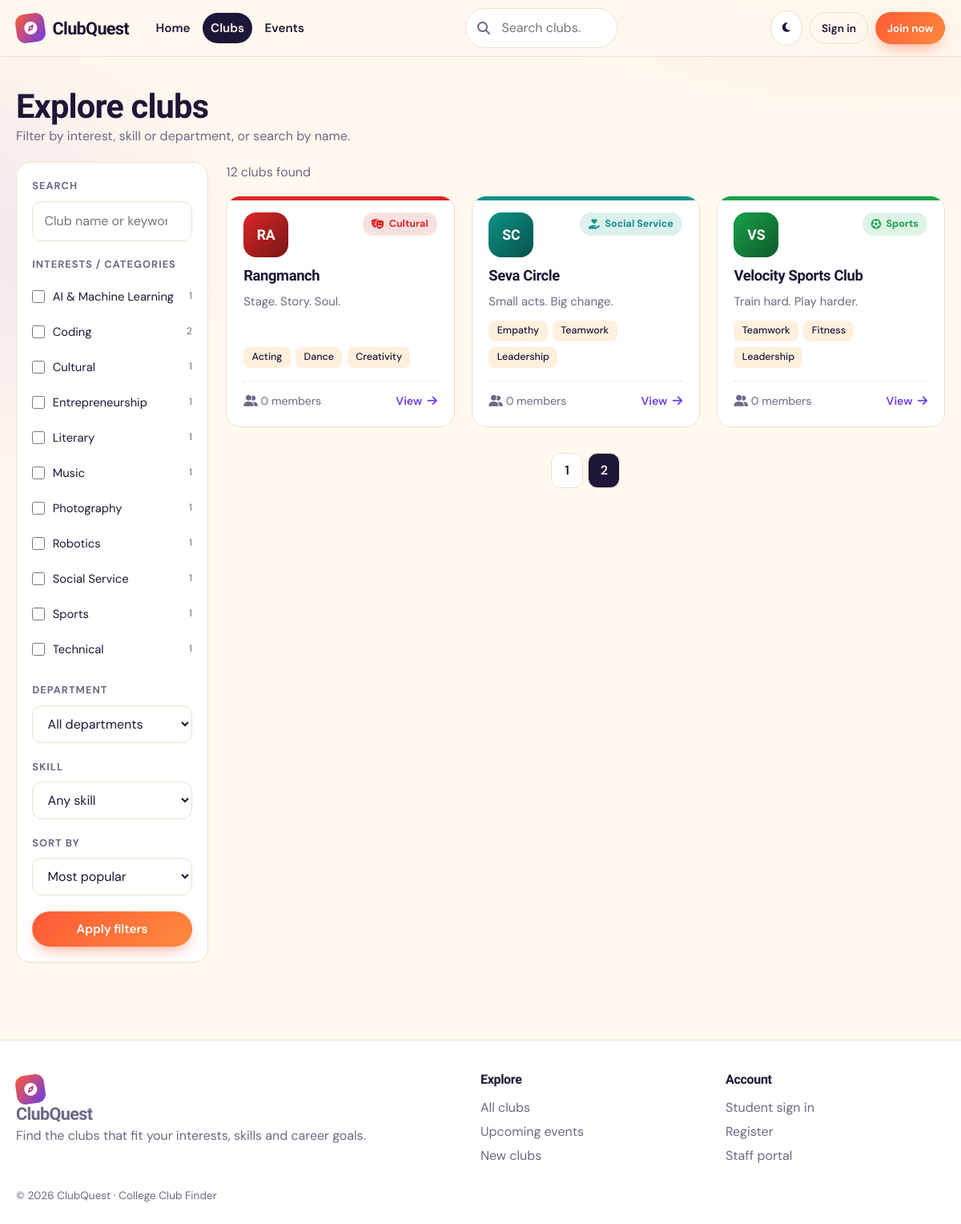
Screenshot of /clubs.php?page=2 with the database file from the repository.
### tables this page shows
CREATE TABLE club_categories (
  id          INT UNSIGNED AUTO_INCREMENT PRIMARY KEY,
  name        VARCHAR(80) NOT NULL UNIQUE,
  slug        VARCHAR(100) NOT NULL UNIQUE,
  icon        VARCHAR(50) NOT NULL DEFAULT 'fa-users',    
  color       VARCHAR(7)  NOT NULL DEFAULT '#6C3CE9',
  description VARCHAR(255) NULL
);

CREATE TABLE clubs (
  id                  INT UNSIGNED AUTO_INCREMENT PRIMARY KEY,
  category_id         INT UNSIGNED NOT NULL,
  coordinator_user_id INT UNSIGNED NULL,
  name                VARCHAR(120) NOT NULL,
  slug                VARCHAR(140) NOT NULL UNIQUE,
  tagline             VARCHAR(160) NULL,
  description         TEXT NOT NULL,
  logo                VARCHAR(255) NULL,
  faculty_coordinator VARCHAR(100) NULL,
  student_coordinator VARCHAR(100) NULL,
  activities          TEXT NULL,               
  requirements        TEXT NULL,
  contact_email       VARCHAR(150) NULL,
  contact_phone       VARCHAR(20)  NULL,
  meeting_info        VARCHAR(200) NULL,
  department          VARCHAR(100) NULL,       
  skills              VARCHAR(300) NULL,       
  coordinator_can_approve TINYINT(1) NOT NULL DEFAULT 1,
  status              ENUM('active','inactive') NOT NULL DEFAULT 'active',
  created_at          TIMESTAMP NOT NULL DEFAULT CURRENT_TIMESTAMP,
  FOREIGN KEY (category_id) REFERENCES club_categories(id) ON DELETE RESTRICT,
  FOREIGN KEY (coordinator_user_id) REFERENCES users(id) ON DELETE SET NULL,
  INDEX idx_clubs_category (category_id),
  INDEX idx_clubs_status (status),
  INDEX idx_clubs_created (created_at),
  FULLTEXT INDEX ft_clubs (name, description)
);

### includes/auth.php (called while the page is built, shortened)
<?php
require_once dirname(__DIR__) . '/config/database.php';
require_once __DIR__ . '/functions.php';
function current_user(): ?array
{
    static $user = false;
    if ($user === false) {
        $user = null;
    }
    return $user;
}

### config/database.php (called while the page is built, shortened)
<?php
function db(): PDO
{
    static $pdo = null;
    if ($pdo === null) {
        $dsn = 'mysql:host=' . DB_HOST . ';port=' . DB_PORT . ';dbname=' . DB_NAME . ';charset=utf8mb4';
        try {
            $pdo = new PDO($dsn, DB_USER, DB_PASS, [
                PDO::ATTR_ERRMODE            => PDO::ERRMODE_EXCEPTION,
                PDO::ATTR_DEFAULT_FETCH_MODE => PDO::FETCH_ASSOC,
                PDO::ATTR_EMULATE_PREPARES   => false,
            ]);
        } catch (PDOException $e) {
            http_response_code(500);
            exit('<h2>Database connection failed.</h2><p>Import <code>database.sql</code> and check <code>config/database.php</code>.</p>');
        }
    }
    return $pdo;
}

### includes/queries.php (called while the page is built, shortened)
<?php
function all_categories(): array
{
    return db()->query('SELECT cat.*, (SELECT COUNT(*) FROM clubs c WHERE c.category_id=cat.id AND c.status="active") AS club_count FROM club_categories cat ORDER BY cat.name')->fetchAll();
}
function find_clubs(array $f, int $limit, int $offset): array
{
    $where = ['c.status="active"'];
    $p = [];
    $order = ['popular' => 'member_count DESC, c.name', 'recent' => 'c.created_at DESC', 'name' => 'c.name'][$f['sort'] ?? 'popular'] ?? 'member_count DESC, c.name';
    $w = implode(' AND ', $where);
    $cnt = db()->prepare("SELECT COUNT(*) FROM clubs c WHERE $w");
    $cnt->execute($p);
    $total = (int)$cnt->fetchColumn();
    $st = db()->prepare(CLUB_SELECT . " WHERE $w ORDER BY $order LIMIT $limit OFFSET $offset");
    $st->execute($p);
    return [$st->fetchAll(), $total];
}

### clubs.php (the view, shortened to what this page needs)
<?php
require_once __DIR__ . '/includes/auth.php';
require_once __DIR__ . '/includes/queries.php';
require_once __DIR__ . '/includes/components.php';
$user = current_user();
$cats = all_categories();
$skills = all_skills();
$filters = [
    'q'     => mb_substr(input('q'), 0, 80),
    'cats'  => array_values(array_filter(array_map('intval', (array)($_GET['cat'] ?? [])))),
    'dept'  => in_array(input('dept'), DEPARTMENTS, true) ? input('dept') : '',
    'skill' => mb_substr(input('skill'), 0, 40),
    'sort'  => in_array(input('sort'), ['popular', 'recent', 'name'], true) ? input('sort') : 'popular',
];
$suggestedMode = input('suggested') === '1' && $user && $user['role'] === 'student';
$perPage = 9;
$page = max(1, input_int('page', 1));
if ($suggestedMode) {
    $rows = suggest_clubs((int)$user['id'], 30);
    $total = count($rows);
    $pg = paginate($total, $perPage, $page);
    $rows = array_slice($rows, $pg['offset'], $perPage);
} else {
    [, $total] = find_clubs($filters, 1, 0);
    $pg = paginate($total, $perPage, $page);
    [$rows] = find_clubs($filters, $perPage, $pg['offset']);
}
$qs = $_GET; unset($qs['page']);
$hasFilters = $filters['q'] || $filters['cats'] || $filters['dept'] || $filters['skill'];
include __DIR__ . '/includes/header.php';
?>
<section class="page-head">
  <div class="container">
    <h1><?= $suggestedMode ? 'Clubs picked for you' : 'Explore clubs' ?></h1>
    <p class="muted"><?= $suggestedMode ? 'Matched against your interests, skills and department.' : 'Filter by interest, skill or department, or search by name.' ?></p>
  </div>
</section>
<div class="container clubs-layout">
<?php if (!$suggestedMode): ?>
  <aside class="filters" id="filters">
    <form method="get" id="filter-form">
      <div class="filter-group"><label class="filter-title" for="fq">Search</label>
        <input id="fq" type="search" name="q" value="<?= e($filters['q']) ?>" placeholder="Club name or keyword"></div>
      <div class="filter-group"><span class="filter-title">Interests / categories</span>
        <?php foreach ($cats as $c): ?>
          <label class="check"><input type="checkbox" name="cat[]" value="<?= (int)$c['id'] ?>" <?= in_array((int)$c['id'], $filters['cats'], true) ? 'checked' : '' ?>><span><?= e($c['name']) ?></span><small><?= (int)$c['club_count'] ?></small></label>
        <?php endforeach; ?></div>
      <div class="filter-group"><label class="filter-title" for="fd">Department</label>
        <select id="fd" name="dept"><option value="">All departments</option><?php foreach (DEPARTMENTS as $d): ?><option <?= $d === $filters['dept'] ? 'selected' : '' ?>><?= e($d) ?></option><?php endforeach; ?></select></div>
      <div class="filter-group"><label class="filter-title" for="fs">Skill</label>
        <select id="fs" name="skill"><option value="">Any skill</option><?php foreach ($skills as $s): ?><option <?= strcasecmp($s, $filters['skill']) === 0 ? 'selected' : '' ?>><?= e($s) ?></option><?php endforeach; ?></select></div>
      <div class="filter-group"><label class="filter-title" for="fo">Sort by</label>
        <select id="fo" name="sort"><option value="popular" <?= $filters['sort'] === 'popular' ? 'selected' : '' ?>>Most popular</option></select></div>
      <div class="filter-actions"><button class="btn btn-primary btn-block" type="submit">Apply filters</button>
        <?php if ($hasFilters || $filters['sort'] !== 'popular'): ?><a class="btn btn-ghost btn-block" href="<?= e(url('clubs.php')) ?>">Clear all</a><?php endif; ?></div>
    </form>
  </aside>
<?php endif; ?>
  <section class="results <?= $suggestedMode ? 'full' : '' ?>">
    <p class="result-count muted"><?= (int)$total ?> club<?= $total === 1 ? '' : 's' ?> found</p>
    <?php if ($rows): ?>
      <div class="card-grid cols-3"><?php foreach ($rows as $c) echo club_card($c, $c['why'] ?? []); ?></div>
      <?= pagination_html($pg, $qs) ?>
    <?php elseif ($suggestedMode): ?>
      <?= empty_state('wand-magic-sparkles', 'No suggestions yet', 'Select your interests and skills in your profile and we will match clubs for you.', '<a class="btn btn-primary" href="' . e(url('student/profile.php')) . '">Set my interests</a>') ?>
    <?php else: ?>
      <?= empty_state('magnifying-glass', 'No clubs match your filters', 'Try removing a filter or searching for something broader.', '<a class="btn btn-primary" href="' . e(url('clubs.php')) . '">Reset filters</a>') ?>
    <?php endif; ?>
  </section>
</div>
<?php include __DIR__ . '/includes/footer.php'; ?>

### includes/header.php (shortened to what this page needs)
<?php
require_once __DIR__ . '/auth.php';
$user = current_user();
$bodyClass = $bodyClass ?? '';
$unread = $user ? unread_count((int)$user['id']) : 0;
$cur = basename($_SERVER['SCRIPT_NAME']);
?>
<!DOCTYPE html>
<html lang="en" data-theme="light">
<head>
<link rel="stylesheet" href="https://cdnjs.cloudflare.com/ajax/libs/font-awesome/6.5.1/css/all.min.css">
<link rel="stylesheet" href="<?= e(url('assets/css/style.css')) ?>">
<link rel="stylesheet" href="<?= e(url('assets/css/responsive.css')) ?>">
</head>
<body class="<?= e($bodyClass) ?>">
<header class="site-header">
  <div class="container nav-wrap">
    <a href="<?= e(url('index.php')) ?>" class="brand"><span class="brand-mark"><i class="fa-solid fa-compass"></i></span><span><?= e(APP_NAME) ?></span></a>
    <nav class="main-nav" id="main-nav">
      <a href="<?= e(url('index.php')) ?>" class="<?= $cur === 'index.php' ? 'active' : '' ?>">Home</a>
      <a href="<?= e(url('clubs.php')) ?>" class="<?= in_array($cur, ['clubs.php', 'club-details.php']) ? 'active' : '' ?>">Clubs</a>
      <a href="<?= e(url('events.php')) ?>" class="<?= $cur === 'events.php' ? 'active' : '' ?>">Events</a>
      <div class="search-box" role="search">
        <i class="fa-solid fa-magnifying-glass"></i>
        <input type="search" id="live-search" placeholder="Search clubs…" autocomplete="off" aria-label="Search clubs">
      </div>
      <div class="nav-actions">
        <button class="icon-btn" id="theme-toggle" aria-label="Toggle dark mode"><i class="fa-solid fa-moon"></i><i class="fa-solid fa-sun"></i></button>
        <?php if ($user): ?>
          <a class="icon-btn" href="<?= e(url('student/notifications.php')) ?>" aria-label="Notifications" <?= $user['role'] !== 'student' ? 'hidden' : '' ?>>
            <i class="fa-solid fa-bell"></i><?php if ($unread): ?><span class="dot"><?= $unread > 9 ? '9+' : $unread ?></span><?php endif; ?>
          </a>
          <div class="user-menu">
            <button class="user-chip" aria-haspopup="true"><span class="avatar"><?= e(strtoupper(mb_substr($user['name'], 0, 1))) ?></span><span class="uname"><?= e(explode(' ', $user['name'])[0]) ?></span><i class="fa-solid fa-chevron-down"></i></button>
            <div class="user-dropdown">
              <a href="<?= e(url(home_for($user['role']))) ?>"><i class="fa-solid fa-table-columns"></i> <?= $user['role'] === 'student' ? 'My Clubs' : 'Dashboard' ?></a>
              <?php if ($user['role'] === 'student'): ?>
              <a href="<?= e(url('student/profile.php')) ?>"><i class="fa-solid fa-user-pen"></i> Profile & Interests</a>
              <a href="<?= e(url('student/notifications.php')) ?>"><i class="fa-solid fa-bell"></i> Notifications</a>
              <?php endif; ?>
              <a href="<?= e(url('auth/logout.php')) ?>"><i class="fa-solid fa-right-from-bracket"></i> Sign out</a>
            </div>
          </div>
        <?php else: ?>
          <a class="btn btn-ghost btn-sm" href="<?= e(url('auth/login.php')) ?>">Sign in</a>
          <a class="btn btn-primary btn-sm" href="<?= e(url('auth/register.php')) ?>">Join now</a>
        <?php endif; ?>
      </div>
    </nav>
  </div>
</header>
<main class="site-main">

### includes/components.php (shortened to what this page needs)
<?php
function club_card(array $c, array $why = []): string
{
    ob_start(); ?>
    <article class="club-card reveal" style="--lc:<?= e($c['cat_color']) ?>">
      <div class="club-card-top">
        <?= club_logo($c, 'md') ?>
        <span class="chip chip-cat"><i class="fa-solid <?= e($c['cat_icon']) ?>"></i> <?= e($c['cat_name']) ?></span>
      </div>
      <h3><a href="<?= e(url('club-details.php?slug=' . urlencode($c['slug']))) ?>"><?= e($c['name']) ?></a></h3>
      <p class="tagline"><?= e($c['tagline'] ?: mb_strimwidth($c['description'], 0, 90, '…')) ?></p>
      <?php if ($why): ?><ul class="why"><?php foreach (array_slice($why, 0, 2) as $w): ?><li><i class="fa-solid fa-wand-magic-sparkles"></i> <?= e($w) ?></li><?php endforeach; ?></ul>
      <?php elseif (!empty($c['skills'])): ?><div class="tags"><?php foreach (array_slice(tags_array($c['skills']), 0, 3) as $t): ?><span class="tag"><?= e($t) ?></span><?php endforeach; ?></div><?php endif; ?>
      <div class="club-card-foot">
        <span><i class="fa-solid fa-user-group"></i> <?= (int)$c['member_count'] ?> members</span>
        <a class="link-arrow" href="<?= e(url('club-details.php?slug=' . urlencode($c['slug']))) ?>">View <i class="fa-solid fa-arrow-right"></i></a>
      </div>
    </article>
    <?php return ob_get_clean();
}
    ob_start(); ?>

### includes/functions.php (shortened to what this page needs)
<?php
function e(?string $s): string { return htmlspecialchars((string)$s, ENT_QUOTES | ENT_SUBSTITUTE, 'UTF-8'); }
function url(string $path = ''): string { return BASE_URL . '/' . ltrim($path, '/'); }
function input(string $key, string $default = ''): string
{
    $v = $_POST[$key] ?? $_GET[$key] ?? $default;
    return is_string($v) ? trim($v) : $default;
}
function input_int(string $key, int $default = 0): int { return (int)filter_var(input($key, (string)$default), FILTER_VALIDATE_INT, ['options' => ['default' => $default]]); }
function tags_array(?string $s): array { return $s ? array_values(array_filter(array_map('trim', explode(',', $s)))) : []; }
function club_initials(string $name): string
{
    $w = preg_split('/\s+/', trim($name));
    return strtoupper(mb_substr($w[0], 0, 1) . (isset($w[1]) ? mb_substr($w[1], 0, 1) : mb_substr($w[0], 1, 1)));
}
function club_logo(array $club, string $size = 'md'): string
{
    $color = $club['cat_color'] ?? '#6C3CE9';
    return '<span class="logo logo-' . $size . '" style="--lc:' . e($color) . '">' . e(club_initials($club['name'])) . '</span>';
}
function paginate(int $total, int $perPage, int $page): array
{
    $pages = max(1, (int)ceil($total / $perPage));
    $page = min(max(1, $page), $pages);
    return ['page' => $page, 'pages' => $pages, 'offset' => ($page - 1) * $perPage, 'per' => $perPage, 'total' => $total];
}
function pagination_html(array $p, array $query = []): string
{
    $out = '<nav class="pagination" aria-label="Pagination">';
    for ($i = 1; $i <= $p['pages']; $i++) {
        $q = http_build_query(array_merge($query, ['page' => $i]));
        $out .= '<a href="?' . e($q) . '" class="' . ($i === $p['page'] ? 'active' : '') . '">' . $i . '</a>';
    }
    return $out . '</nav>';
}

### includes/footer.php (shortened to what this page needs)
</main>
<footer class="site-footer">
  <div class="container footer-grid">
    <div>
      <a href="<?= e(url('index.php')) ?>" class="brand"><span class="brand-mark"><i class="fa-solid fa-compass"></i></span><span><?= e(APP_NAME) ?></span></a>
      <p class="muted">Find the clubs that fit your interests, skills and career goals.</p>
    </div>
    <div><h4>Explore</h4><a href="<?= e(url('clubs.php')) ?>">All clubs</a><a href="<?= e(url('events.php')) ?>">Upcoming events</a><a href="<?= e(url('clubs.php?sort=recent')) ?>">New clubs</a></div>
    <div><h4>Account</h4><a href="<?= e(url('auth/login.php')) ?>">Student sign in</a><a href="<?= e(url('auth/register.php')) ?>">Register</a><a href="<?= e(url('auth/admin-login.php')) ?>">Staff portal</a></div>
  </div>
  <div class="container footer-bottom">&copy; <?= date('Y') ?> <?= e(APP_NAME) ?> · College Club Finder</div>
</footer>
</body>
</html>

### assets/css/responsive.css (style rules this page uses)
html { -webkit-text-size-adjust:100%;text-size-adjust:100% }
body { overflow-x:hidden }
.container,.narrow,.narrow-2 { width:min(1180px,100% - clamp(1.25rem,5vw,2.5rem)) }
h1,h2,h3 { overflow-wrap:anywhere }
:root { --tap:44px }
@media (hover:none),(pointer:coarse) { .btn,.icon-btn,.tabs a,.pagination a,.interest span,.check { min-height:var(--tap) } }
@media (hover:none),(pointer:coarse) { .btn-sm { min-height:40px } }
@media (hover:none),(pointer:coarse) { input:not([type=checkbox]):not([type=radio]),select,textarea { font-size:16px } }
@media (max-width:1200px) { .search-box { width:190px } }
@media (max-width:1200px) { .main-nav>a { padding:.45rem .6rem } }
@media (max-width:1200px) { .clubs-layout { grid-template-columns:240px 1fr;gap:1.4rem } }

### rows the page displays
club_categories: name "AI & Machine Learning", club_count "1"
club_categories: name "Coding", club_count "2"
club_categories: name "Cultural", club_count "1"
club_categories: name "Entrepreneurship", club_count "1"
club_categories: name "Literary", club_count "1"
club_categories: name "Music", club_count "1"
club_categories: name "Photography", club_count "1"
club_categories: name "Robotics", club_count "1"
club_categories: name "Social Service", club_count "1"
club_categories: name "Sports", club_count "1"
club_categories: name "Technical", club_count "1"
clubs: name "RA", category.name "Cultural", name "Rangmanch", tagline "Stage. Story. Soul.", skills "Acting", skills "Dance", skills "Creativity", member_count "0"
clubs: name "SC", category.name "Social Service", name "Seva Circle", tagline "Small acts. Big change.", skills "Empathy", skills "Teamwork", skills "Leadership", member_count "0"
clubs: name "VS", category.name "Sports", name "Velocity Sports Club", tagline "Train hard. Play harder.", skills "Teamwork", skills "Fitness", skills "Leadership", member_count "0"

### other values shown
APP_NAME "ClubQuest"
$total "12"
